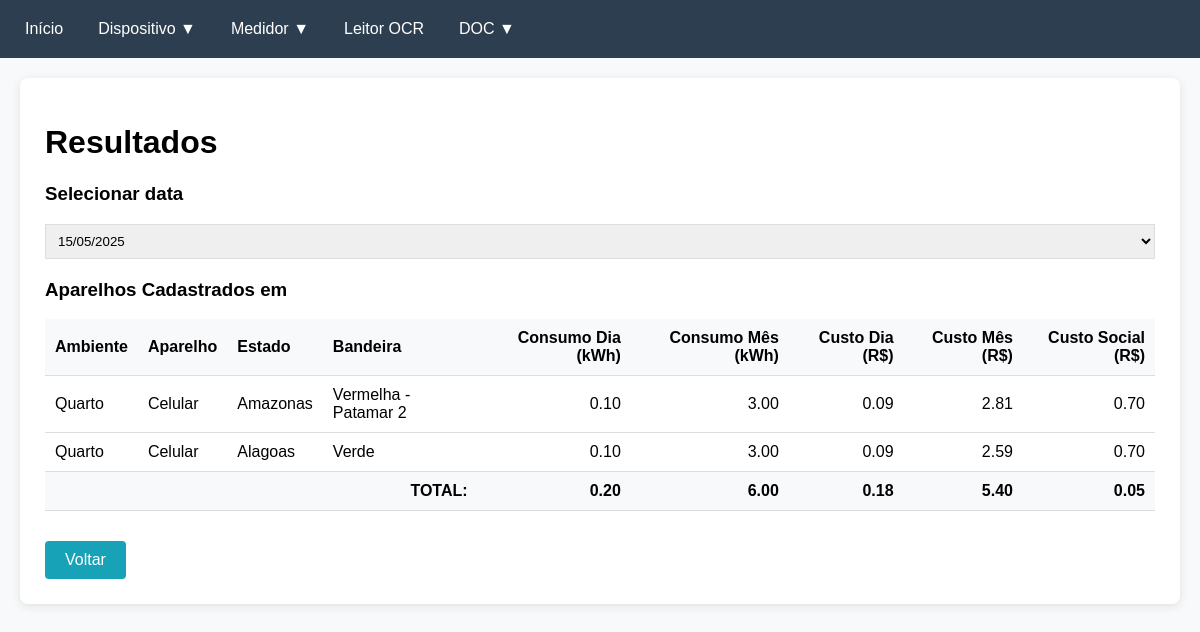
Page /resultados/ on the committed database.
### core/models.py (models this page shows, shortened)
class Aparelho(models.Model):
    nome = models.CharField(max_length=100)
    potencia_watts = models.FloatField()
    tempo_uso_diario_horas = models.FloatField()
    quantidade = models.IntegerField()
    ambiente = models.ForeignKey(Ambiente, on_delete=models.CASCADE)
    estado = models.ForeignKey(Estado, on_delete=models.CASCADE)
    bandeira = models.ForeignKey(Bandeira, on_delete=models.CASCADE)
    data_cadastro = models.DateField(default=timezone.now)
    def consumo_diario_kwh(self):
        return (self.potencia_watts * self.tempo_uso_diario_horas * self.quantidade) / 1000
    def custo_diario(self):
        tarifa_total = float(self.estado.tarifa.valor_kwh) + float(self.bandeira.valor_adicional)
        return self.consumo_diario_kwh() * tarifa_total
    def custo_social_diario(self):
        tarifa_social = calcular_tarifa_social(self.consumo_diario_kwh() * 30)
        return self.consumo_diario_kwh() * tarifa_social

class Ambiente(models.Model):
    nome = models.CharField(max_length=100)

class Estado(models.Model):
    nome = models.CharField(max_length=100, unique=True)
    sigla = models.CharField(max_length=2, unique=True)

class Bandeira(models.Model):
    CORES = (
        ('verde', 'Verde'),
        ('amarela', 'Amarela'),
        ('vermelha1', 'Vermelha - Patamar 1'),
        ('vermelha2', 'Vermelha - Patamar 2'),
    )
    cor = models.CharField(max_length=10, choices=CORES, unique=True)
    valor_adicional = models.DecimalField(max_digits=6, decimal_places=5)
    descricao = models.TextField()

class Tarifa(models.Model):
    estado = models.OneToOneField(Estado, on_delete=models.CASCADE)
    valor_kwh = models.DecimalField(max_digits=6, decimal_places=5)
    atualizado_em = models.DateField(auto_now=True)

### core/views.py (the view)
# urls.py: path('resultados/', views.resultados, name='resultados'),
def resultados(request):
    datas_disponiveis = Aparelho.objects.dates('data_cadastro', 'day').order_by('-data_cadastro')
    data_selecionada = request.GET.get('data')
    if not data_selecionada and datas_disponiveis:
        data_selecionada = datas_disponiveis[0].strftime('%Y-%m-%d')
    if data_selecionada:
        try:
            from datetime import datetime
            data_obj = datetime.strptime(data_selecionada, '%Y-%m-%d').date()
            aparelhos_dia = Aparelho.objects.filter(
                data_cadastro=data_obj  # Filtro direto sem lookup 'date'
            ).select_related('ambiente', 'estado', 'bandeira')
            consumo_total_dia = sum(a.consumo_diario_kwh() for a in aparelhos_dia)
            custo_total_normal = sum(a.custo_diario() for a in aparelhos_dia)
            custo_total_social = sum(a.custo_social_diario() for a in aparelhos_dia)
        except ValueError:
            aparelhos_dia = []
            consumo_total_dia = 0
            custo_total_normal = 0
            custo_total_social = 0
    else:
        aparelhos_dia = []
        consumo_total_dia = 0
        custo_total_normal = 0
        custo_total_social = 0
    return render(request, 'resultados.html', {
        'data_selecionada': data_selecionada,
        'aparelhos_dia': aparelhos_dia,
        'consumo_total_dia': consumo_total_dia,
        'custo_total_normal': custo_total_normal,
        'custo_total_social': custo_total_social,
        'datas_disponiveis': datas_disponiveis,
    })

### core/templatetags/math_filters.py (called while the page is built)
@register.filter(name='mul')
def mul(value, arg):
    try:
        return float(value) * float(arg)
    except (ValueError, TypeError):
        return 0

### core/utils_ap.py (called while the page is built)
def calcular_tarifa_social(consumo_mensal):
    try:
        if consumo_mensal <= 30:
            desconto = 0.65
        elif consumo_mensal <= 100:
            desconto = 0.40
        elif consumo_mensal <= 220:
            desconto = 0.10
        else:
            desconto = 0
        tarifa_base = 0.67123
        return tarifa_base * (1 - desconto)
    except Exception:
        return 0.50  # Fallback

### core/templates/resultados.html (shortened to what this page needs)
{% extends 'base.html' %}
{% load math_filters %}
{% block content %}
<div class="card">
    <h1>Resultados</h1>
    <div style="margin-bottom: 20px;">
        <h3>Selecionar data</h3>
        <select onchange="window.location.href='?data='+this.value"
                style="width: 100%; padding: 8px; border: 1px solid #ddd;">
            {% for data in datas_disponiveis %}
            <option value="{{ data|date:'Y-m-d' }}"
                {% if data|date:'Y-m-d' == data_selecionada %}selected{% endif %}>
            {{ data|date:"d/m/Y" }}
        </option>
        {% endfor %}
        </select>
    </div>
    <div style="margin-bottom: 30px;">
        <h3>Aparelhos Cadastrados em {{ data_selecionada|date:"d/m/Y" }}</h3>
        <table style="width: 100%; border-collapse: collapse; margin-top: 10px;">
            <thead>
                <tr style="background: #f8f9fa;">
                    <th style="padding: 10px; text-align: left;">Ambiente</th>
                    <th style="padding: 10px; text-align: left;">Aparelho</th>
                    <th style="padding: 10px; text-align: left;">Estado</th>
                    <th style="padding: 10px; text-align: left;">Bandeira</th>
                    <th style="padding: 10px; text-align: right;">Consumo Dia (kWh)</th>
                    <th style="padding: 10px; text-align: right;">Consumo Mês (kWh)</th>
                    <th style="padding: 10px; text-align: right;">Custo Dia (R$)</th>
                    <th style="padding: 10px; text-align: right;">Custo Mês (R$)</th>
                    <th style="padding: 10px; text-align: right;">Custo Social (R$)</th>
                </tr>
            </thead>
            <tbody>
                {% for aparelho in aparelhos_dia %}
                <tr style="border-bottom: 1px solid #ddd;">
                    <td style="padding: 10px;">{{ aparelho.ambiente.nome }}</td>
                    <td style="padding: 10px;">{{ aparelho.nome }}</td>
                    <td style="padding: 10px;">{{ aparelho.estado.nome }}</td>
                    <td style="padding: 10px;">{{ aparelho.bandeira.get_cor_display }}</td>
                    <td style="padding: 10px; text-align: right;">{{ aparelho.consumo_diario_kwh|floatformat:2 }}</td>
                    <td style="padding: 10px; text-align: right;">{{ aparelho.consumo_diario_kwh|mul:30|floatformat:2 }}</td>
                    <td style="padding: 10px; text-align: right;">{{ aparelho.custo_diario|floatformat:2 }}</td>
                    <td style="padding: 10px; text-align: right;">{{ aparelho.custo_diario|mul:30|floatformat:2 }}</td>
                    <td style="padding: 10px; text-align: right;">{{ aparelho.custo_social_diario|mul:30|floatformat:2 }}</td>
                </tr>
                {% endfor %}
                <tr style="font-weight: bold; background: #f8f9fa;">
                    <td colspan="4" style="padding: 10px; text-align: right;">TOTAL:</td>
                    <td style="padding: 10px; text-align: right;">{{ consumo_total_dia|floatformat:2 }}</td>
                    <td style="padding: 10px; text-align: right;">{{ consumo_total_dia|mul:30|floatformat:2 }}</td>
                    <td style="padding: 10px; text-align: right;">{{ custo_total_normal|floatformat:2 }}</td>
                    <td style="padding: 10px; text-align: right;">{{ custo_total_normal|mul:30|floatformat:2 }}</td>
                    <td style="padding: 10px; text-align: right;">{{ custo_total_social|floatformat:2 }}</td>
                </tr>
            </tbody>
        </table>
    </div>
    <div style="display: flex; gap: 10px;">
        <a href="{% url 'core:calcular' %}"
           style="padding: 10px 20px; background: #17a2b8; color: white; text-decoration: none; border-radius: 4px;">
            Voltar
        </a>
    </div>
</div>
{% endblock %}

### core/templates/base.html (style rules this page uses)
body { font-family: Arial, sans-serif; margin: 0; padding: 0; background-color: #f8f9fa; }
.card { background: white; border-radius: 8px; box-shadow: 0 2px 10px rgba(0,0,0,0.1); padding: 25px; margin-bottom: 30px; }
table { width: 100%; border-collapse: collapse; margin: 20px 0; }
th, td { padding: 12px 15px; text-align: left; border-bottom: 1px solid #ddd; }
th { background-color: #f8f9fa; font-weight: 600; }

### rows in the picture
Aparelho: ambiente.nome "Quarto", nome "Celular", estado.nome "Amazonas", bandeira.cor "Vermelha - Patamar 2", consumo_diario_kwh "0.10", consumo_diario_kwh|mul "3.00", custo_diario "0.09", custo_diario|mul "2.81", custo_social_diario|mul "0.70"
Aparelho: ambiente.nome "Quarto", nome "Celular", estado.nome "Alagoas", bandeira.cor "Verde", consumo_diario_kwh "0.10", consumo_diario_kwh|mul "3.00", custo_diario "0.09", custo_diario|mul "2.59", custo_social_diario|mul "0.70"

### other values in the picture
{{ consumo_total_dia|floatformat:2 }} "0.20"
{{ consumo_total_dia|mul:30|floatformat:2 }} "6.00"
{{ custo_total_normal|floatformat:2 }} "0.18"
{{ custo_total_normal|mul:30|floatformat:2 }} "5.40"
{{ custo_total_social|floatformat:2 }} "0.05"
form field value "15/05/2025"
